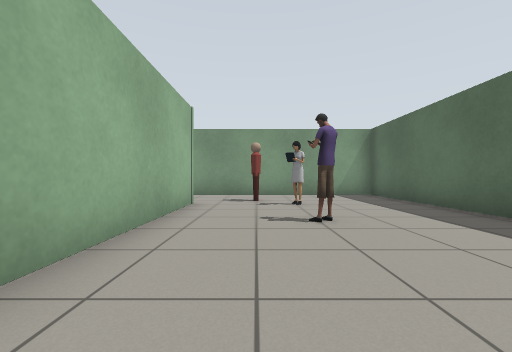
View 1 (above)

16 first-person views from a walk through a robot-simulator world made for Gazebo. The camera is 0.72 m above the floor, looks level and sees 90° across. The floor is counted in squares, 1 m on a side. Each view is taken from the middle of a square. On the plan, view 1 faces up. The plan holds only what a view shows up to about 9 squares ahead; the rest is blank. The robots in the file are not drawn. Simple shapes stand in for some stock models. Some surface patterns are stand-ins.

View 2
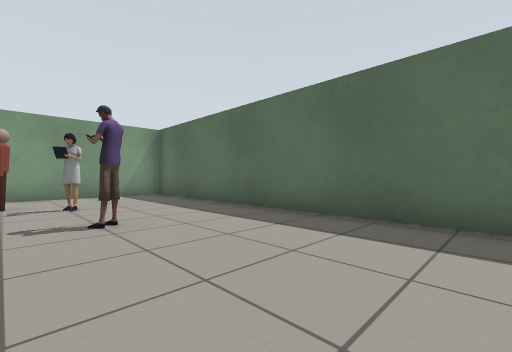

View 3
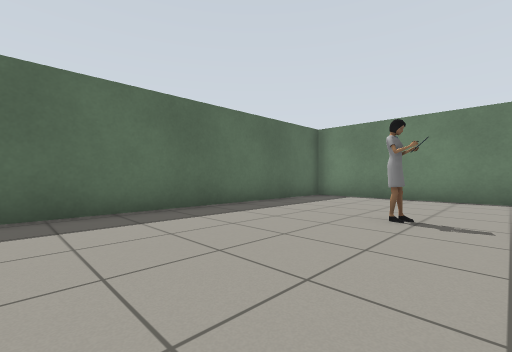

View 4
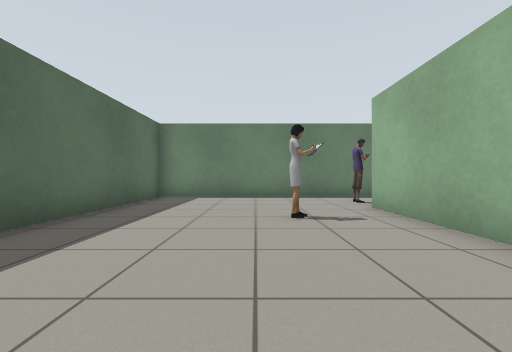

View 5
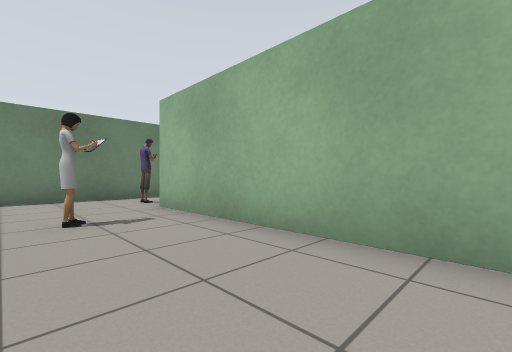

View 6
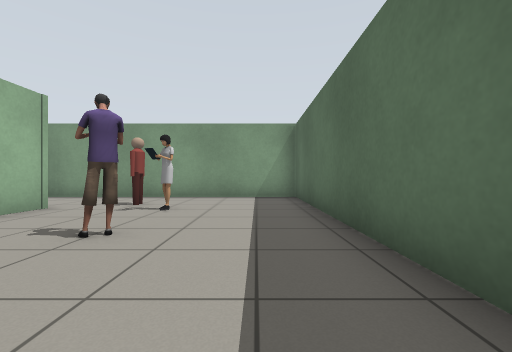

View 7
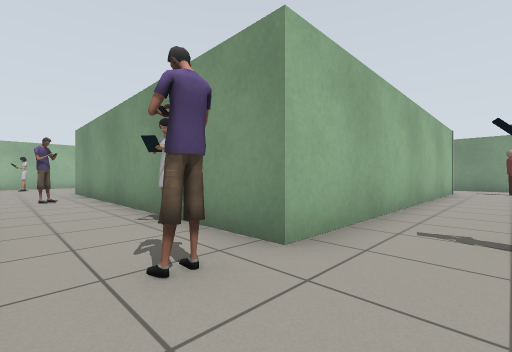

View 8
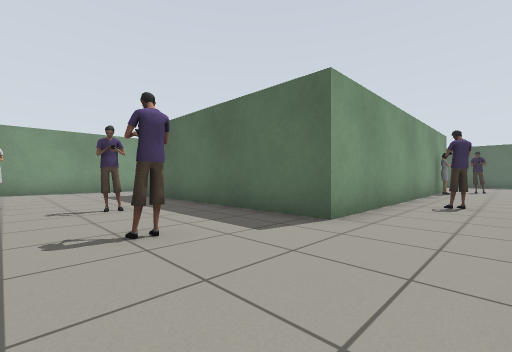

View 9
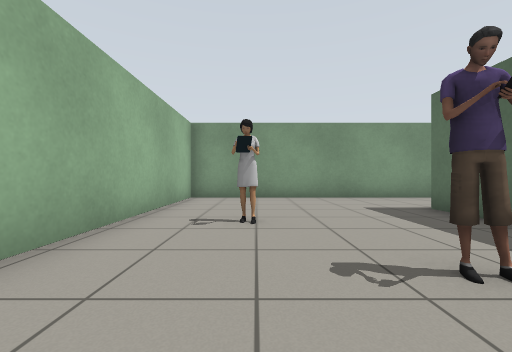

View 10
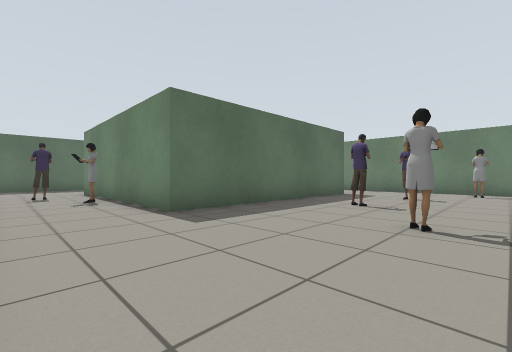

View 11
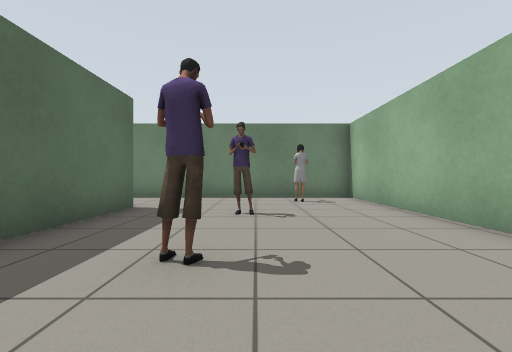

View 12
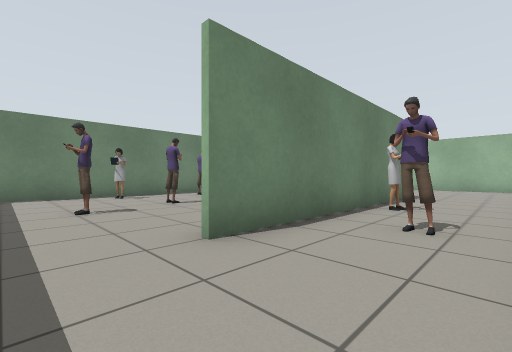

View 13
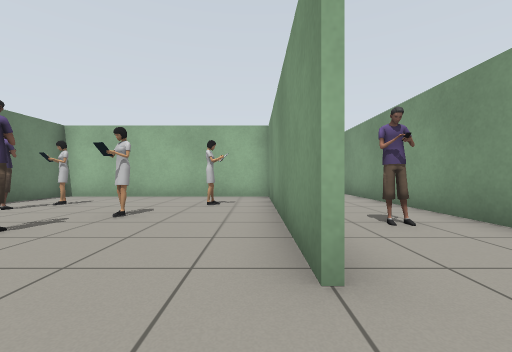

View 14
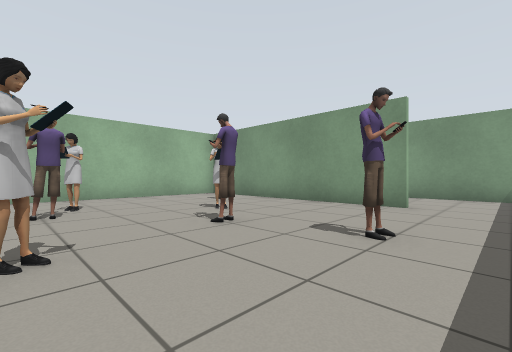

View 15
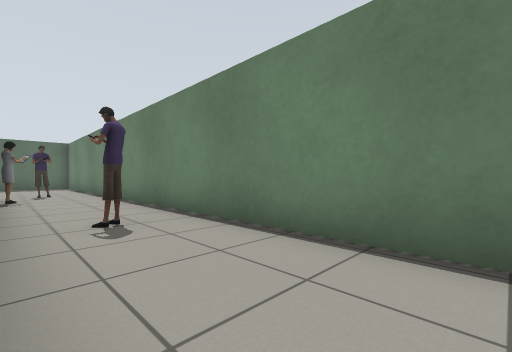

View 16
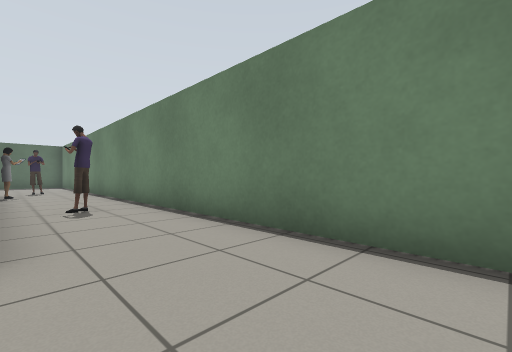

### Floor plan
Ten units are one square. View 1 is at (0, 0); x grows to the right and y downward. Boxes are objects, and circles mark ways between rooms. Rooms are numbered by the first view taken in them; rooms with no view inside come last. Other rooms are left out.
<svg viewBox="-187 -102 236 174">
<path fill="none" stroke="#000" d="M-17 -67 -17 39 -35 39M-34 67 43 67 44 -97 -6 -97M-35 39 -122 39 -122 -36 -46 -36M-30 -66 -182 -66 -182 67 -34 67M-60 37 -30 37M-46 -34 -116 -34M-120 -7 -120 29M-119 37 -99 37"/>
<rect x="-25" y="45" width="10" height="10" fill="#bbb"><title>person</title></rect>
<rect x="-5" y="15" width="10" height="10" fill="#bbb"><title>person</title></rect>
<rect x="-5" y="-85" width="10" height="20" fill="#bbb"><title>person</title></rect>
<rect x="5" y="-45" width="10" height="10" fill="#bbb"><title>person</title></rect>
<rect x="5" y="-65" width="10" height="10" fill="#bbb"><title>person</title></rect>
<rect x="-165" y="45" width="10" height="10" fill="#bbb"><title>person</title></rect>
<rect x="-165" y="-25" width="10" height="10" fill="#bbb"><title>person</title></rect>
<rect x="-155" y="25" width="10" height="10" fill="#bbb"><title>person</title></rect>
<rect x="-145" y="-5" width="10" height="10" fill="#bbb"><title>person</title></rect>
<rect x="-95" y="45" width="10" height="10" fill="#bbb"><title>person</title></rect>
<rect x="-95" y="-45" width="10" height="10" fill="#bbb"><title>person</title></rect>
<rect x="-75" y="-55" width="10" height="10" fill="#bbb"><title>person</title></rect>
<rect x="-45" y="35" width="10" height="10" fill="#bbb"><title>person</title></rect>
<rect x="-95" y="15" width="10" height="10" fill="#bbb"><title>person</title></rect>
<rect x="-95" y="-25" width="10" height="10" fill="#bbb"><title>person</title></rect>
<rect x="-85" y="-15" width="10" height="20" fill="#bbb"><title>person</title></rect>
<rect x="-65" y="25" width="10" height="10" fill="#bbb"><title>person</title></rect>
<rect x="-65" y="-5" width="10" height="10" fill="#bbb"><title>person</title></rect>
<rect x="-45" y="-5" width="10" height="10" fill="#bbb"><title>person</title></rect>
<circle cx="-25" cy="55" r="3" fill="#2a7"/>
<circle cx="-35" cy="-40" r="3" fill="#2a7"/>
<text x="10" y="-10">1</text>
<text x="-130" y="0">2</text>
<text x="-70" y="0">3</text>
</svg>
Room 1 opens to room 2. Room 2 opens to room 3.

Where each view was taken, in squares from view 1:
view 1: 0 up, 0 right, facing up
view 2: 0 up, 0 right, facing up-right
view 3: 2 up, 1 left, facing down-right
view 4: 2 up, 1 right, facing down
view 5: 2 up, 1 right, facing down-left
view 6: 1 up, 3 right, facing up
view 7: 6 down, 0 right, facing up-left
view 8: 6 down, 16 left, facing up-right
view 9: 2 down, 16 left, facing up
view 10: 6 up, 17 left, facing down-right
view 11: 2 up, 15 left, facing down
view 12: 6 up, 3 left, facing down-left
view 13: 3 up, 3 left, facing left
view 14: 3 down, 3 left, facing up-left
view 15: 4 down, 13 left, facing down-right
view 16: 4 down, 15 left, facing down-right
